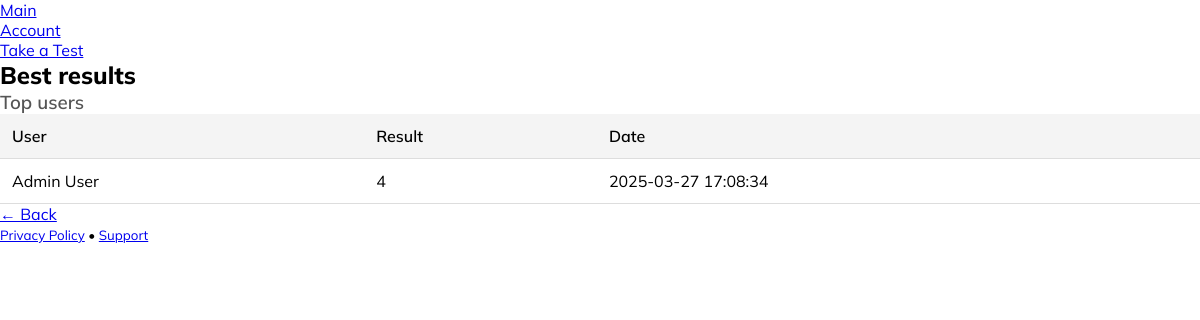
The app's page /leaderboard with its own data.
### tables this page shows
CREATE TABLE results (
    id INTEGER PRIMARY KEY AUTOINCREMENT,
    user_id INTEGER NOT NULL,
    ball INTEGER NOT NULL,
    test_date TEXT NOT NULL,
    FOREIGN KEY (user_id) REFERENCES users(id)
);

CREATE TABLE users (
    id INTEGER PRIMARY KEY AUTOINCREMENT,
    first_name TEXT NOT NULL,
    last_name TEXT NOT NULL,
    username TEXT UNIQUE NOT NULL,
    password TEXT NOT NULL,
    is_admin INTEGER DEFAULT 0
);

### app.py (the view)
@app.route("/leaderboard")
def leaderboard():
    conn = conn_databaza()
    cursor = conn.cursor()
    cursor.execute("""
        SELECT users.first_name, users.last_name, results.ball, results.test_date
        FROM results
        JOIN users ON results.user_id = users.id
        ORDER BY results.ball DESC, results.test_date ASC
    """)
    leaders = cursor.fetchall()
    conn.close()
    return render_template("leaderboard.html", leaders=leaders)

### app.py (called while the page is built)
def conn_databaza():
    conn = sqlite3.connect("users.db")
    conn.row_factory = sqlite3.Row
    return conn

### templates/leaderboard.html (shortened to what this page needs)
<!DOCTYPE html>
<html lang="en">
<head>
    <link rel="stylesheet" href="https://cdn.jsdelivr.net/npm/@picocss/pico@1/css/pico.min.css">
    <link rel="stylesheet" href="/static/leaderboard.css">
</head>
<body>
    <nav class="container">
        <ul>
            <li><a href="/">Main</a></li>
        </ul>
        <ul>
            <li><a href="/profile">Account</a></li>
            <li><a href="/test-cover">Take a Test</a></li>
        </ul>
    </nav>
    <main class="container">
        <section>
            <hgroup>
                <h2>Best results</h2>
                <h3>Top users</h3>
            </hgroup>
            <table>
                <thead>
                    <tr>
                        <th>User</th>
                        <th>Result</th>
                        <th>Date</th>
                    </tr>
                </thead>
                <tbody>
                    {% for leader in leaders %}
                    <tr>
                        <td>{{ leader["first_name"] }} {{ leader["last_name"] }}</td>
                        <td>{{ leader["ball"] }}</td>
                        <td>{{ leader["test_date"] }}</td>
                    </tr>
                    {% endfor %}
                </tbody>
            </table>
            <a href="/" role="button">← Back</a>
        </section>
    </main>
    <footer class="container">
        <small><a href="#">Privacy Policy</a> • <a href="#">Support</a></small>
    </footer>
</body>
</html>

### static/leaderboard.css (style rules this page uses)
*, html { margin: 0; padding: 0; box-sizing: border-box; }
.container { max-width: 1200px; margin: 0 auto; }
body { font-family: 'Mulish', sans-serif; }
main { margin-top: 30px; }
hgroup h2 { font-weight: 800; }
hgroup h3 { font-weight: 600; color: #555; }
table { width: 100%; border-collapse: collapse; }
table th, table td { padding: 12px; border-bottom: 1px solid #ddd; text-align: left; }
table th { background: #f4f4f4; font-weight: 600; color: black; }

### records on screen
results: first_name "Admin", last_name "User", ball "4", test_date "2025-03-27 17:08:34"
